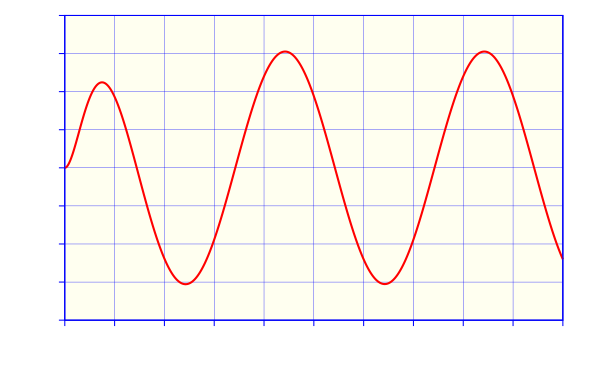

This figure's gnuplot source:
#!/gnuplot
#
#    
#    	G N U P L O T
#    	Version 5.2 patchlevel 7    last modified 2019-05-29 
#    
#    	Copyright (C) 1986-1993, 1998, 2004, 2007-2018
#    	Thomas Williams, Colin Kelley and many others
#    
#    	gnuplot home:     http://www.gnuplot.info
#    	faq, bugs, etc:   type "help FAQ"
#    	immediate help:   type "help"  (plot window: hit 'h')
# set terminal windows 0 color solid butt enhanced
# set output
unset clip points
set clip one
unset clip two
set bar 1.000000 front
set border front linecolor rgb "blue"  linewidth 3.000 dashtype solid
set zdata 
set ydata 
set xdata 
set y2data 
set x2data 
set boxwidth
set style fill  empty border
set style rectangle back fc  bgnd fillstyle   solid 1.00 border lt -1
set style circle radius graph 0.02, first 0.00000, 0.00000 
set style ellipse size graph 0.05, 0.03, first 0.00000 angle 0 units xy
set dummy x, y
set format x "% h" 
set format y "% .0f" 
set format x2 "% h" 
set format y2 "% h" 
set format z "% h" 
set format cb "% h" 
set format r "% h" 
set timefmt "%d/%m/%y,%H:%M"
set angles radians
set grid back nopolar xtics nomxtics ytics nomytics noztics nomztics
set grid nox2tics nomx2tics noy2tics nomy2tics nocbtics nomcbtics
set grid linecolor "blue" linetype 1 linewidth 1.00 
set raxis
set style parallel front  lt black linewidth 2.000 dashtype solid
set key title ""
set key inside right top vertical Right noreverse enhanced autotitle nobox
set key noinvert samplen 4 spacing 1 width 0 height 0 
set key maxcolumns 0 maxrows 0
set key opaque
unset key
unset label
unset arrow
set style increment default
unset style line
unset style arrow
set style histogram clustered gap 2 title textcolor lt -1
unset object
set style textbox transparent margins  1.0,  1.0 border
unset logscale
set offsets 0, 0, 0, 0
set pointsize 1
set pointintervalbox 1
set encoding default
unset polar
unset parametric
set decimalsign ','
set view 60, 30, 1, 1
set samples 800, 800
set isosamples 10, 10
set surface 
unset contour
set cntrlabel  format '%8.3g' font '' start 5 interval 20
set mapping cartesian
set datafile separator whitespace
unset hidden3d
set cntrparam order 4
set cntrparam linear
set cntrparam levels auto 5
set cntrparam points 5
set size ratio 0 1,1
set origin 0,0
set style data points
set style function lines
unset xzeroaxis
unset yzeroaxis
unset zzeroaxis
unset x2zeroaxis
unset y2zeroaxis
set ticslevel 0.5
set tics scale  1, 0.5, 1, 1, 1
set mxtics default
set mytics default
set mztics default
set mx2tics default
set my2tics default
set mcbtics default
set mrtics default
set xtics border out scale 1,0.5 nomirror norotate  autojustify
set xtics 0.00000,5,50.000 norangelimit textcolor rgb "black" 
set ytics border out scale 1,0.5 nomirror norotate  autojustify
set ytics -400.0000,100,400.0000 norangelimit textcolor rgb "black" 
set ztics border out scale 1,0.5 nomirror norotate  autojustify
set ztics autofreq  norangelimit textcolor rgb "black" 
unset x2tics
unset y2tics
set cbtics border out scale 1,0.5 nomirror norotate  autojustify
set cbtics autofreq  norangelimit textcolor rgb "black" 
set rtics axis out scale 1,0.5 nomirror norotate  autojustify
set rtics autofreq  norangelimit textcolor rgb "black" 
set paxis 1 tics border out scale 1,0.5 nomirror norotate  autojustify
set paxis 1 tics autofreq  rangelimit textcolor rgb "black" 
set paxis 2 tics border out scale 1,0.5 nomirror norotate  autojustify
set paxis 2 tics autofreq  rangelimit textcolor rgb "black" 
set paxis 3 tics border out scale 1,0.5 nomirror norotate  autojustify
set paxis 3 tics autofreq  rangelimit textcolor rgb "black" 
set paxis 4 tics border out scale 1,0.5 nomirror norotate  autojustify
set paxis 4 tics autofreq  rangelimit textcolor rgb "black" 
set paxis 5 tics border out scale 1,0.5 nomirror norotate  autojustify
set paxis 5 tics autofreq  rangelimit textcolor rgb "black" 
set paxis 6 tics border out scale 1,0.5 nomirror norotate  autojustify
set paxis 6 tics autofreq  rangelimit textcolor rgb "black" 
set paxis 7 tics border out scale 1,0.5 nomirror norotate  autojustify
set paxis 7 tics autofreq  rangelimit textcolor rgb "black" 
set title "" 
set title  font "" norotate
set timestamp bottom 
set timestamp "" 
set timestamp  font "" norotate
set rrange [ * : * ] noreverse nowriteback
set trange [ * : * ] noreverse nowriteback
set urange [ * : * ] noreverse nowriteback
set vrange [ * : * ] noreverse nowriteback
set xlabel '$t\, / \,\unit{ms}$'
set xlabel  font "" textcolor lt -1 norotate
set x2label "" 
set x2label  font "" textcolor lt -1 norotate
set xrange [ 0.00000 : 50.000 ] noreverse nowriteback
set x2range [ 0.00000 : 50.000 ] noreverse nowriteback
set ylabel '$u\ped{C}(t)\, / \,\unit{V}$'
set ylabel  font "" textcolor lt -1 rotate by -270
set y2label "" 
set y2label  font "" textcolor lt -1 rotate by -270
set yrange [ -400.0000 : 400.0000 ] noreverse nowriteback
set y2range [ -400.0000 : 400.0000 ] noreverse nowriteback
set zlabel "" 
set zlabel  font "" textcolor lt -1 norotate
set zrange [ * : * ] noreverse nowriteback
set cblabel "" 
set cblabel  font "" textcolor lt -1 rotate by -270
set cbrange [ * : * ] noreverse nowriteback
set paxis 1 range [ * : * ] noreverse nowriteback
set paxis 2 range [ * : * ] noreverse nowriteback
set paxis 3 range [ * : * ] noreverse nowriteback
set paxis 4 range [ * : * ] noreverse nowriteback
set paxis 5 range [ * : * ] noreverse nowriteback
set paxis 6 range [ * : * ] noreverse nowriteback
set paxis 7 range [ * : * ] noreverse nowriteback
set zero 1e-008
set lmargin  -1
set bmargin  -1
set rmargin  -1
set tmargin  -1
set locale "Catalan_Spain.1252"
set pm3d explicit at s
set pm3d scansautomatic
set pm3d interpolate 1,1 flush begin noftriangles noborder corners2color mean
set palette positive nops_allcF maxcolors 0 gamma 1.5 color model RGB 
set palette rgbformulae 7, 5, 15
set colorbox default
set colorbox vertical origin screen 0.9, 0.2, 0 size screen 0.05, 0.6, 0 front bdefault
set style boxplot candles range  1.50 outliers pt 7 separation 1 labels auto unsorted
set loadpath 
set fontpath 
set psdir
set fit brief errorvariables nocovariancevariables errorscaling prescale nowrap v5
GNUTERM = "windows"
ARGC = 0
ARG0 = ""
set terminal cairolatex pdf size 15cm,9.5cm
set output "Cap-Laplace-Exemple4-Tensio.tex"
set object rectangle from 0,-400 to 50,400 fillstyle solid fillcolor rgb "#FFFFF0" behind
plot 431.67*exp(-0.5*x)*cos(0.5*x+2.1613)+305.24*cos(0.31415*x-0.6642) linecolor rgb "red"  linewidth 6.000
#    EOF
